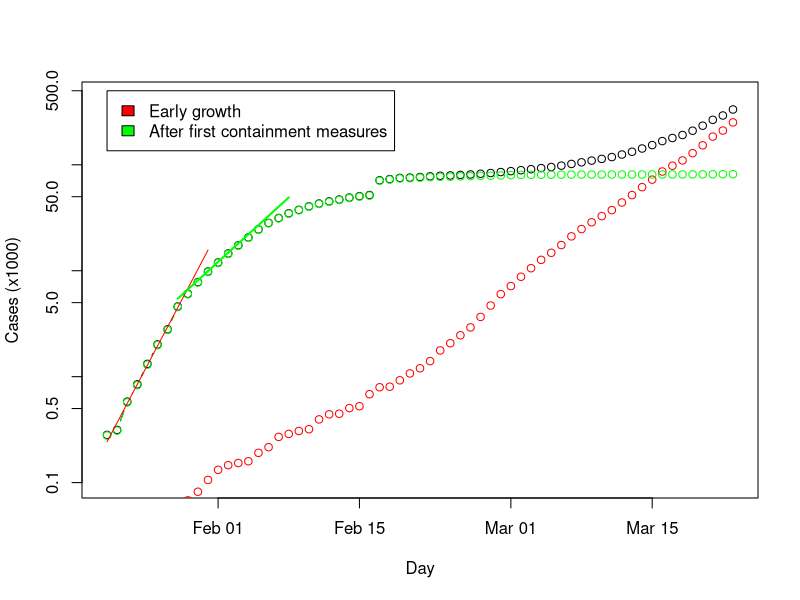
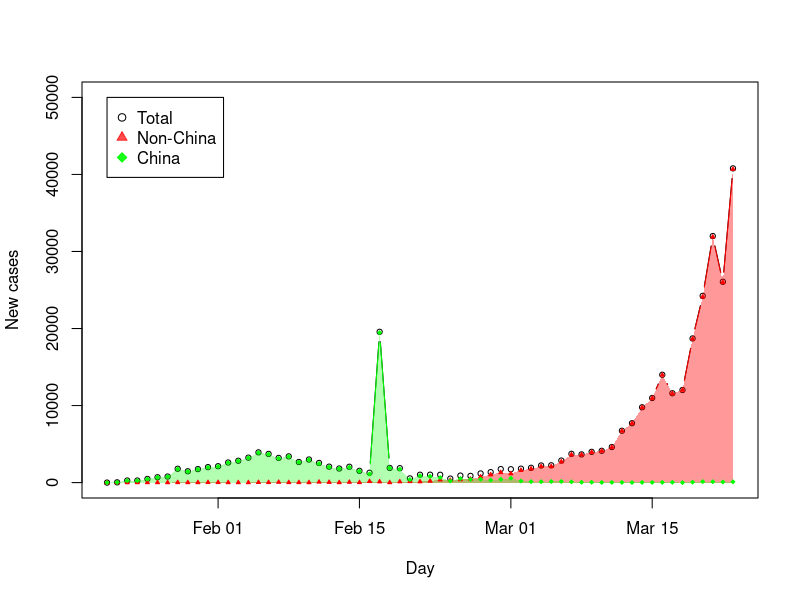

Generate these figures, in order, with R:
# data from https://www.who.int/emergencies/diseases/novel-coronavirus-2019/situation-reports
who = read.csv('who.csv')
who$china = who$cases - who$outside

who$date = as.POSIXlt("21-Jan-2020", format="%d-%b-%Y") + 24*3600*(1:dim(who)[1]-1)

who$new = c(0, diff(who$cases))
who$new.outside = c(0, diff(who$outside))

# Graph from https://www.nytimes.com/interactive/2020/world/asia/china-coronavirus-contain.html
# Data digitized using https://apps.automeris.io/wpd/
nyt = read.csv("nyt.csv")

# ordering is a bit off due digitizing noise
nyt = nyt[order(nyt$day),]

# now we apply an estimated offset to the days in the digitized data
z = approx(nyt$day, nyt$cases, xout=(20:30)+0.5)
z$x = z$x - 19

# and plot

plot(cases/1000 ~ date, who, type='b', xlab='Day', ylab='Cases (x1000)', log='y', ylim=c(0.1,1.3*max(who$cases/1000)))
points(outside/1000 ~ date, who, type='b', col='red')
points(china/1000 ~ date, who, type='b', col='green')
#lines(y~x, z, col='red', type='b')
#legend(2, 14000, legend=c("NYT", "WHO"), fill=c('red','black'), border=NA)
lines(as.POSIXlt("20-Jan-2020", format="%d-%b-%Y")+(1:11)*24*3600, 160*exp((1:11)/2.4)/1000, col='red')
lines(1:11, 160*exp((1:11)/2.4)/1000, col='red')
lines(as.POSIXlt("20-Jan-2020", format="%d-%b-%Y")+(8:19)*24*3600, 1100*exp((8:19)/5)/1000, col='green',lwd=2)

legend(as.POSIXlt("21-Jan-2020", format="%d-%b-%Y"), 500, fill=c('red', 'green'), 
       legend=c("Early growth", "After first containment measures"))

dev.new()
plot(new ~ date, who, xlab="Day", ylab="New cases", type='b', ylim=c(0,50000), cex=0.7)
polygon(c(who$date, max(who$date), min(who$date)), c(who$new.outside,0,0), col=rgb(1,0,0,alpha=0.4), border=F)

polygon(c(who$date, max(who$date), min(who$date)), c(who$new - who$new.outside,0,0), col=rgb(0,1,0,alpha=0.3), border=F)

lines(who$date, who$new.outside, type='b', cex=0.4, pch=24, col=rgb(1,0,0), bg=rgb(1,0,0))
lines(who$date, who$new - who$new.outside, type='b', cex=0.4, pch=23, col=rgb(0,1,0), bg=rgb(0,1,0))

legend(as.POSIXlt("21-Jan-2020", format="%d-%b-%Y"),50000, pch=c(21,24,23), legend=c("Total", "Non-China", "China"), pt.bg=c('white', rgb(1,0,0,alpha=0.7), rgb(0,1,0,alpha=0.9)), col=c('black', rgb(1,0,0,alpha=0.7), rgb(0,1,0,alpha=0.9)))
